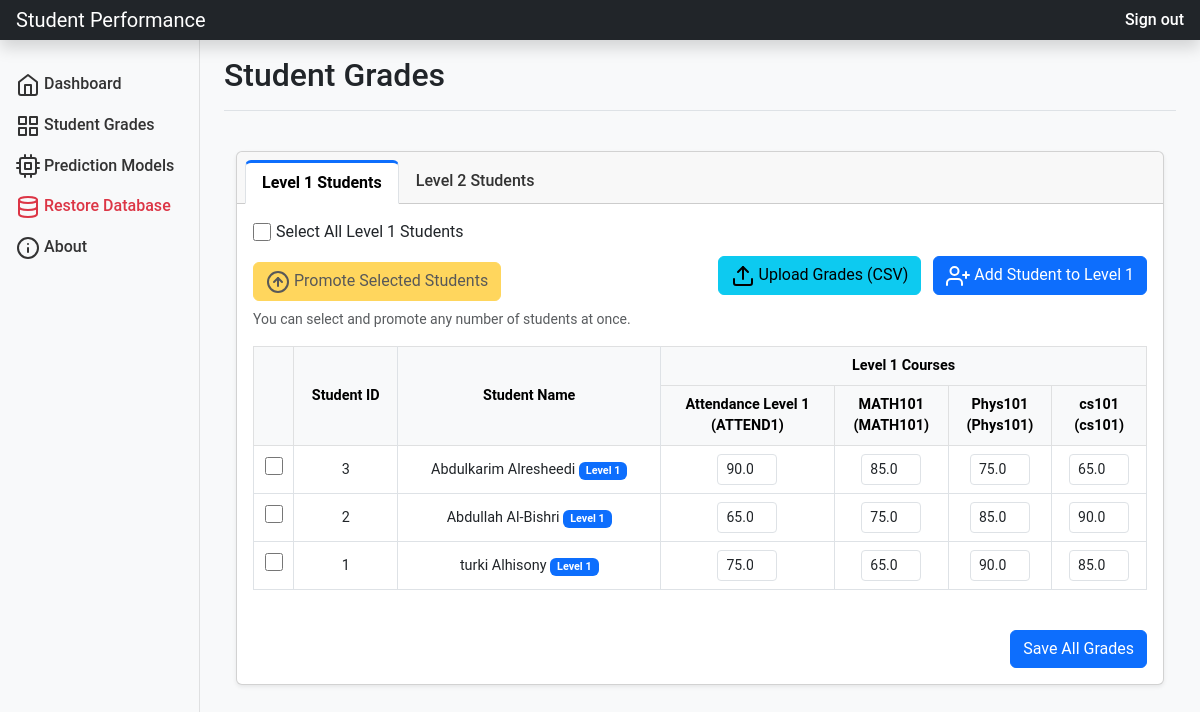
Page /student-grades/ (signed in) on the committed database.
### performance_app/models.py (models this page shows, shortened)
class Course(models.Model):
    name = models.CharField(max_length=255)
    code = models.CharField(max_length=20, unique=True)
    level = models.PositiveIntegerField(default=1)

class Student(models.Model):
    user = models.OneToOneField(User, on_delete=models.CASCADE, null=True, blank=True)
    name = models.CharField(max_length=255, db_index=True)  # Add index for faster name searches
    student_id = models.IntegerField(unique=True, db_index=True)  # Add index for faster ID lookups
    level = models.PositiveIntegerField(default=1, db_index=True)  # Add index for level filtering
    courses = models.ManyToManyField('Course', related_name='students', blank=True)
    class Meta:
        indexes = [
            models.Index(fields=['level', 'name']),  # Combined index for common filtering
        ]

### performance_app/views.py (the view, shortened to what this page needs)
# urls.py: path('student-grades/', views.student_grades, name='student_grades'),
@login_required
def student_grades(request):
    if not hasattr(request.user, 'teacher'):
        messages.warning(request, 'You need to be a teacher to access this page.')
        return redirect('dashboard')
    active_tab = request.GET.get('tab', 'level1')
    active_level = int(active_tab.replace('level', ''))
    courses = Course.objects.all().order_by('level', 'name')
    course_levels = {}
    for course in courses:
        if course.level not in course_levels:
            course_levels[course.level] = []
        course_levels[course.level].append(course)
    relevant_course_ids = [c.id for c in courses if c.level <= active_level]
    students = Student.objects.filter(level=active_level).order_by('name')
    page_number = request.GET.get('page', 1)
    items_per_page = 50  # Adjust based on your needs
    paginator = Paginator(students, items_per_page)
    page_obj = paginator.get_page(page_number)
    current_students = page_obj.object_list
    all_grades = StudentGrade.objects.filter(
        student__in=current_students,
        course__id__in=relevant_course_ids
    ).select_related('student', 'course')
    grades_map = {}
    for grade in all_grades:
        if grade.student_id not in grades_map:
            grades_map[grade.student_id] = {}
        grades_map[grade.student_id][grade.course_id] = grade.grade
    student_courses = {}
    for student in current_students:
        student_courses[student.id] = set(student.courses.values_list('id', flat=True))
    grades_data = {}
    student_level_courses = {}
    for student in current_students:
        grades_data[student.id] = {}
        student_level_courses[student.id] = {}
        for course in [c for c in courses if c.level <= active_level]:
            is_enrolled = course.id in student_courses.get(student.id, set())
            if student.level > course.level:
                can_edit = False
                can_view = True
            else:
                can_edit = is_enrolled
                can_view = is_enrolled
            student_level_courses[student.id][course.id] = {
                'enrolled': True,  # Always mark as enrolled to avoid "Not Enrolled" message
                'can_edit': can_edit,
                'can_view': can_view
            }
            grades_data[student.id][course.id] = {
                'grade': grades_map.get(student.id, {}).get(course.id, None)
            }
    context = {
        'courses': courses,
        'course_levels': course_levels,
        'students': current_students,
        'grades_data': grades_data,
        'student_level_courses': student_level_courses,
        'active_tab': active_tab,
        'page_obj': page_obj,
    }
    return render(request, 'teacher/student_grades.html', context)

### performance_app/templatetags/custom_filters.py (called while the page is built)
@register.filter
def get_item(dictionary, key):
    if not dictionary:
        return None
    return dictionary.get(key)

### performance_app/templates/teacher/student_grades.html (shortened to what this page needs)
{% extends 'base.html' %}
{% load custom_filters %}
{% block page_title %}Student Grades{% endblock %}
{% block content %}
<div class="container-fluid py-4">
    <div class="row mb-4">
        <div class="col-12">
            <div class="card shadow-sm">
                <div class="card-header">
                    <ul class="nav nav-tabs card-header-tabs" id="levelTabs" role="tablist">
                        <li class="nav-item" role="presentation">
                            <a class="nav-link {% if active_tab == 'level1' %}active{% endif %}"
                               id="level1-tab"
                               href="?tab=level1"
                               role="tab"
                               aria-controls="level1"
                               aria-selected="{% if active_tab == 'level1' %}true{% else %}false{% endif %}">
                                Level 1 Students
                            </a>
                        </li>
                        <li class="nav-item" role="presentation">
                            <a class="nav-link {% if active_tab == 'level2' %}active{% endif %}"
                               id="level2-tab"
                               href="?tab=level2"
                               role="tab"
                               aria-controls="level2"
                               aria-selected="{% if active_tab == 'level2' %}true{% else %}false{% endif %}">
                                Level 2 Students
                            </a>
                        </li>
                    </ul>
                </div>
                <div class="card-body">
                    <div class="tab-content" id="levelTabsContent">
                        {% if active_tab == 'level1' %}
                        <div class="tab-pane fade show active" id="level1" role="tabpanel" aria-labelledby="level1-tab">
                            <div class="d-flex justify-content-between align-items-center mb-3">
                                <form id="promotionForm" method="post" action="{% url 'promote_selected_students' %}">
                                    <div class="select-all-container">
                                        <input type="checkbox" id="selectAllStudents" class="student-checkbox">
                                        <label for="selectAllStudents">Select All Level 1 Students</label>
                                    </div>
                                    <button type="submit" class="btn btn-warning mt-2" id="promoteButton">
                                        <i data-feather="arrow-up-circle"></i> Promote Selected Students
                                    </button>
                                    <div class="text-muted small mt-2">
                                         You can select and promote any number of students at once.
                                    </div>
                                </form>
                                <div>
                                    <a href="{% url 'upload_grades' %}" class="btn btn-info me-2">
                                        <i data-feather="upload"></i> Upload Grades (CSV)
                                    </a>
                                    <button class="btn btn-primary" data-bs-toggle="modal" data-bs-target="#addStudentModal">
                                        <i data-feather="user-plus"></i> Add Student to Level 1
                                    </button>
                                </div>
                            </div>
                        </div>
                        {% endif %}
                    </div>
                    <form id="gradesForm" method="post">
                        <div class="table-responsive">
                            <table class="table table-bordered table-hover table-grades">
                                <thead class="table-light">
                                    <tr>
                                        {% if active_tab == 'level1' %}
                                        <th class="checkbox-col" rowspan="2">
                                        </th>
                                        {% endif %}
                                        <th class="sticky-first-col" rowspan="2">Student ID</th>
                                        <th class="sticky-first-col" rowspan="2">Student Name</th>
                                        {% for level, level_courses in course_levels.items %}
                                            {% if active_tab == 'level1' and level == 1 or active_tab == 'level2' %}
                                            <th class="level-divider" colspan="{{ level_courses|length }}">
                                                Level {{ level }} Courses
                                            </th>
                                            {% endif %}
                                        {% endfor %}
                                    </tr>
                                    <tr>
                                        {% for course in courses %}
                                            {% if active_tab == 'level1' and course.level == 1 or active_tab == 'level2' %}
                                            <th>{{ course.name }}<br>({{ course.code }})</th>
                                            {% endif %}
                                        {% endfor %}
                                    </tr>
                                </thead>
                                <tbody>
                                    {% for student in students %}
                                        {% if active_tab == 'level1' and student.level == 1 or active_tab == 'level2' and student.level == 2 %}
                                        <tr>
                                            {% if active_tab == 'level1' %}
                                            <td class="checkbox-col">
                                                <input type="checkbox"
                                                       class="student-checkbox"
                                                       name="student_ids"
                                                       value="{{ student.id }}"
                                                       form="promotionForm">
                                            </td>
                                            {% endif %}
                                            <td class="sticky-first-col">{{ student.student_id }}</td>
                                            <td class="sticky-first-col">
                                                {{ student.name }}
                                                <span class="badge bg-primary">Level {{ student.level }}</span>
                                            </td>
                                            {% for course in courses %}
                                                {% if active_tab == 'level1' and course.level == 1 or active_tab == 'level2' %}
                                                    <td>
                                                        <div class="grade-container">
                                                            {% if student.level == course.level %}
                                                                <input type="number"
                                                                       class="form-control form-control-sm input-grade"
                                                                       name="grade_{{ student.id }}_{{ course.id }}"
                                                                       value="{{ grades_data|get_item:student.id|get_item:course.id|get_item:'grade'|default:'' }}"
                                                                       min="0" max="100" step="0.1">
                                                            {% endif %}
                                                        </div>
                                                    </td>
                                                {% endif %}
                                            {% endfor %}
                                        </tr>
                                        {% endif %}
                                    {% endfor %}
                                </tbody>
                            </table>
                        </div>
                        <div class="d-grid gap-2 d-md-flex justify-content-md-end mt-4">
                            <button type="submit" class="btn btn-primary">Save All Grades</button>
                        </div>
                    </form>
                </div>
            </div>
        </div>
    </div>
</div>
{% endblock %}

### performance_app/static/css/styles.css (style rules this page uses)
body { font-family: 'Roboto', sans-serif; background-color: #f8f9fa; }
.nav-link { font-weight: 500; color: #333; }
.nav-link.active { color: #007bff; }

### performance_app/templates/teacher/student_grades.html (style rules this page uses)
.table-grades { font-size: 0.9rem; }
.table-grades th, .table-grades td { vertical-align: middle; text-align: center; }
.input-grade, .input-attendance { width: 60px; text-align: center; }
.level-divider { background-color: #f0f0f0; font-weight: bold; }
.sticky-first-col { position: sticky; left: 0; background-color: white; z-index: 1; border-right: 2px solid #dee2e6; }
.grade-container { display: flex; flex-direction: column; align-items: center; }
.checkbox-col { width: 40px; text-align: center; }
.student-checkbox { cursor: pointer; width: 18px; height: 18px; }
.select-all-container { display: flex; align-items: center; margin-bottom: 10px; }
.select-all-container label { margin-left: 5px; margin-bottom: 0; cursor: pointer; }
.nav-tabs .nav-link { font-weight: 500; }
.nav-tabs .nav-link.active { font-weight: 600; border-top: 3px solid #0d6efd; }

### rows in the picture
Course: level "1", name "Attendance Level 1", code "ATTEND1"
Course: name "MATH101", code "MATH101"
Course: name "Phys101", code "Phys101"
Course: name "cs101", code "cs101"
Student: student_id "3", name "Abdulkarim Alresheedi", level "1", id "90.0", id "85.0", id "75.0", id "65.0"
Student: student_id "2", name "Abdullah Al-Bishri", level "1", id "65.0", id "75.0", id "85.0", id "90.0"
Student: student_id "1", name "turki Alhisony", level "1", id "75.0", id "65.0", id "90.0", id "85.0"
